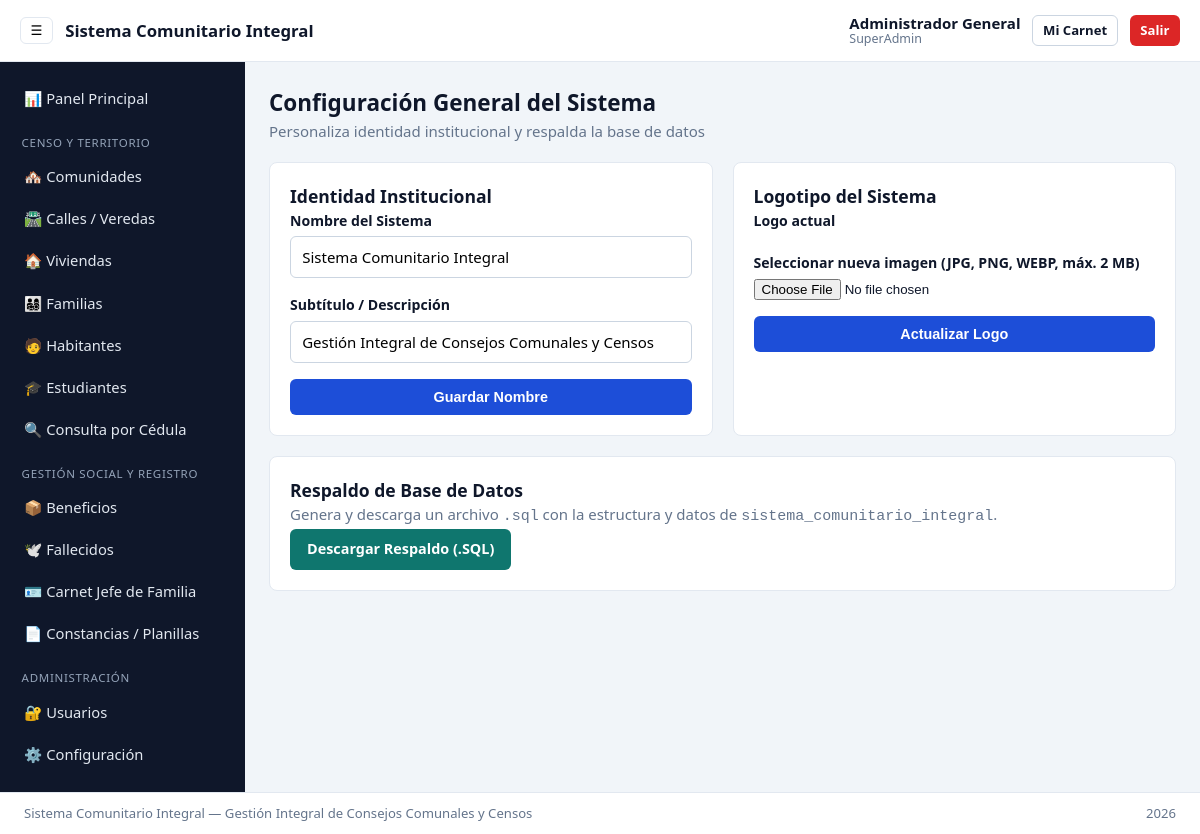
Page /configuracion_sistema/panel_configuracion.php (signed in) on the committed database.
### tables this page shows
CREATE TABLE configuracion (
    id INT AUTO_INCREMENT PRIMARY KEY,
    nombre_sistema VARCHAR(150) NOT NULL DEFAULT 'Sistema Comunitario Integral',
    subtitulo VARCHAR(200) DEFAULT 'Gestión Integral de Consejos Comunales y Censos',
    logo_sistema VARCHAR(255) DEFAULT 'uploads/sistema/default_logo.png',
    actualizado_en TIMESTAMP DEFAULT CURRENT_TIMESTAMP ON UPDATE CURRENT_TIMESTAMP
);

### config/conexion.php (called while the page is built, shortened)
<?php
$db_host = 'localhost';
$db_user = 'root';
$db_pass = '';
$db_name = 'sistema_comunitario_integral';
$conexion = new mysqli($db_host, $db_user, $db_pass, $db_name);
$conexion->set_charset('utf8mb4');
$configSistema = [
    'nombre_sistema' => 'Sistema Comunitario Integral',
    'subtitulo'      => 'Gestión Integral de Consejos Comunales y Censos',
    'logo_sistema'   => 'uploads/sistema/default_logo.png'
];
$resConfig = $conexion->query("SELECT nombre_sistema, subtitulo, logo_sistema FROM configuracion ORDER BY id ASC LIMIT 1");
if ($resConfig && $filaConfig = $resConfig->fetch_assoc()) {
    $configSistema['nombre_sistema'] = $filaConfig['nombre_sistema'] ?: $configSistema['nombre_sistema'];
    $configSistema['subtitulo']      = $filaConfig['subtitulo'] ?: $configSistema['subtitulo'];
    $configSistema['logo_sistema']   = $filaConfig['logo_sistema'] ?: $configSistema['logo_sistema'];
}
function e(?string $valor): string {
    return htmlspecialchars((string)$valor, ENT_QUOTES, 'UTF-8');
}
function base_url(string $ruta = ''): string {
    return BASE_URL . '/' . ltrim($ruta, '/');
}

### config/verificar_sesion.php (called while the page is built, shortened)
<?php
require_once __DIR__ . '/conexion.php';

### configuracion_sistema/panel_configuracion.php (the view, shortened to what this page needs)
<?php
require_once __DIR__ . '/../config/verificar_sesion.php';
require_once __DIR__ . '/../includes/header.php';
require_once __DIR__ . '/../includes/sidebar.php';
?>
<div class="page-header">
    <div>
        <h2>Configuración General del Sistema</h2>
        <p class="text-muted">Personaliza identidad institucional y respalda la base de datos</p>
    </div>
</div>
<div class="grid-2">
    <div class="card">
        <h3>Identidad Institucional</h3>
        <form method="POST" action="<?= e(base_url('configuracion_sistema/cambiar_nombre_sistema.php')) ?>" class="form-vertical">
            <div class="form-group">
                <label for="nombre_sistema">Nombre del Sistema</label>
                <input type="text" id="nombre_sistema" name="nombre_sistema" required value="<?= e($configSistema['nombre_sistema']) ?>">
            </div>
            <div class="form-group">
                <label for="subtitulo">Subtítulo / Descripción</label>
                <input type="text" id="subtitulo" name="subtitulo" value="<?= e($configSistema['subtitulo']) ?>">
            </div>
            <button type="submit" class="btn btn-primary">Guardar Nombre</button>
        </form>
    </div>
    <div class="card">
        <h3>Logotipo del Sistema</h3>
        <form method="POST" action="<?= e(base_url('configuracion_sistema/cambiar_img_sistema.php')) ?>" enctype="multipart/form-data" class="form-vertical">
            <div class="form-group">
                <label>Logo actual</label>
            </div>
            <div class="form-group">
                <label for="logo_archivo">Seleccionar nueva imagen (JPG, PNG, WEBP, máx. 2 MB)</label>
                <input type="file" id="logo_archivo" name="logo_archivo" accept=".jpg,.jpeg,.png,.webp" data-preview="previewLogo" required>
            </div>
            <button type="submit" class="btn btn-primary">Actualizar Logo</button>
        </form>
    </div>
</div>
<div class="card">
    <h3>Respaldo de Base de Datos</h3>
    <p class="text-muted">Genera y descarga un archivo <code>.sql</code> con la estructura y datos de <code>sistema_comunitario_integral</code>.</p>
    <a href="<?= e(base_url('configuracion_sistema/respaldar_base_datos.php')) ?>" class="btn btn-secondary">Descargar Respaldo (.SQL)</a>
</div>
<?php require_once __DIR__ . '/../includes/footer.php'; ?>

### includes/header.php (shortened to what this page needs)
<!DOCTYPE html>
<html lang="es">
<head>
    <link rel="stylesheet" href="<?= e(base_url('assets/css/estilos.css')) ?>">
</head>
<body class="app-layout">
    <header class="top-navbar">
        <div class="brand-box">
            <button type="button" id="btnToggleSidebar" class="btn-icon" aria-label="Menú">☰</button>
            <span class="brand-title"><?= e($configSistema['nombre_sistema']) ?></span>
        </div>
        <div class="user-box">
            <div class="user-meta">
                <strong><?= e($_SESSION['nombre_completo'] ?? 'Usuario') ?></strong>
                <small><?= e($_SESSION['rol'] ?? '') ?></small>
            </div>
            <a href="<?= e(base_url('carnet/carnet_usuario.php')) ?>" class="btn btn-sm btn-outline">Mi Carnet</a>
            <a href="<?= e(base_url('cerrar_sesion.php')) ?>" class="btn btn-sm btn-danger">Salir</a>
        </div>
    </header>
    <div class="main-wrapper">

### includes/footer.php (shortened to what this page needs)
</main>
</div>
<footer class="main-footer">
    <span><?= e($configSistema['nombre_sistema']) ?> &mdash; <?= e($configSistema['subtitulo']) ?></span>
    <span><?= date('Y') ?></span>
</footer>
</body>
</html>

### assets/css/estilos.css (style rules this page uses)
:root { --bg: #f1f5f9; --surface: #ffffff; --text: #0f172a; --muted: #64748b; --primary: #1d4ed8; --primary-hover: #1e40af; --secondary: #0f766e; --danger: #dc2626; --border: #e2e8f0; --sidebar-bg: #0f172a; --sidebar-text: #e2e8f0; --radius: 8px; }
* { box-sizing: border-box; margin: 0; padding: 0; }
body { font-family: system-ui, -apple-system, "Segoe UI", Roboto, sans-serif; background: var(--bg); color: var(--text); line-height: 1.5; font-size: 15px; }
.top-navbar { height: 62px; background: var(--surface); border-bottom: 1px solid var(--border); padding: 0 1.25rem; display: flex; align-items: center; justify-content: space-between; position: sticky; top: 0; z-index: 30; }
.brand-box, .user-box { display: flex; align-items: center; gap: 0.75rem; }
.brand-title { font-weight: 700; font-size: 1.05rem; }
.user-meta { display: flex; flex-direction: column; line-height: 1.2; }
.user-meta small { color: var(--muted); font-size: 0.78rem; }
.main-wrapper { display: flex; min-height: calc(100vh - 104px); }
.main-footer { height: 42px; background: var(--surface); border-top: 1px solid var(--border); padding: 0 1.5rem; display: flex; align-items: center; justify-content: space-between; font-size: 0.82rem; color: var(--muted); }
.page-header { display: flex; flex-wrap: wrap; align-items: center; justify-content: space-between; gap: 1rem; margin-bottom: 1.25rem; }
.text-muted { color: var(--muted); }
.card { background: var(--surface); border: 1px solid var(--border); border-radius: var(--radius); padding: 1.25rem; margin-bottom: 1.25rem; }
.grid-2 { display: grid; grid-template-columns: repeat(auto-fit, minmax(290px, 1fr)); gap: 1.25rem; }
.form-vertical, .form-grid { display: grid; gap: 1rem; }
.form-group { display: flex; flex-direction: column; gap: 0.35rem; }
label { font-weight: 600; font-size: 0.88rem; }
input[type="text"], input[type="password"], input[type="email"], input[type="number"], input[type="date"], select, textarea { width: 100%; padding: 0.55rem 0.7rem; border: 1px solid #cbd5e1; border-radius: 6px; font: inherit; background: #fff; }
.btn { display: inline-flex; align-items: center; justify-content: center; gap: 0.35rem; padding: 0.55rem 1rem; border-radius: 6px; border: 1px solid transparent; background: #e2e8f0; color: var(--text); text-decoration: none; font-weight: 600; font-size: 0.9rem; cursor: pointer; }
.btn-primary { background: var(--primary); color: #fff; }
.btn-secondary { background: var(--secondary); color: #fff; }
.btn-danger { background: var(--danger); color: #fff; }
.btn-outline { background: transparent; border-color: #cbd5e1; }
.btn-sm { padding: 0.3rem 0.6rem; font-size: 0.82rem; }
.btn-icon { background: none; border: 1px solid var(--border); border-radius: 6px; padding: 0.3rem 0.6rem; cursor: pointer; }

### rows in the picture
configuracion: nombre_sistema "Sistema Comunitario Integral", subtitulo "Gestión Integral de Consejos Comunales y Censos"

### other values in the picture
$_SESSION['nombre_completo'] "Administrador General"
$_SESSION['rol'] "SuperAdmin"
